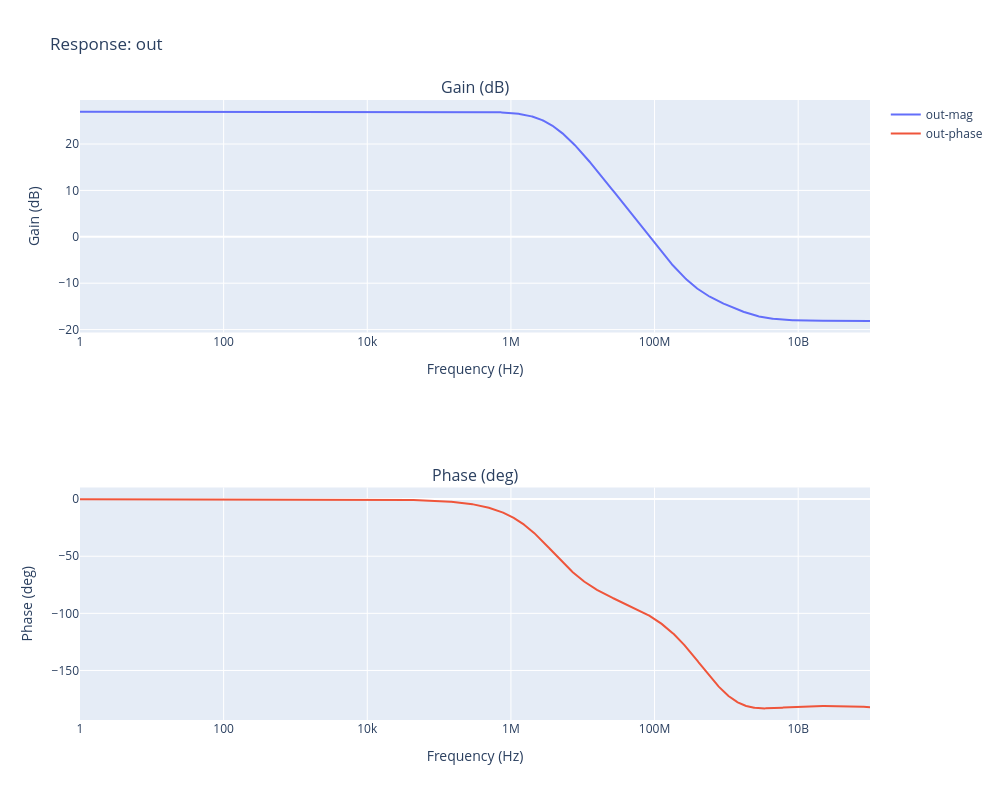

Notebook source saved alongside this figure:
### Code cell
circuit_optimizer.plot_solution(best_param, show_plot=True, trace_name="out")

### Figure 1 — Plotly figure (JSON) as saved in the notebook; plotly's stock layout.template omitted (floating-point values rounded to 4 significant figures; data arrays with more than 128 entries replaced by an {"elided": "..."} marker saying what was removed)
{"data": [{"mode": "lines", "name": "out-mag", "type": "scatter", "x": {"elided": "1112 float values"}, "xaxis": "x", "y": {"elided": "1112 float values"}, "yaxis": "y"}, {"mode": "lines", "name": "out-phase", "type": "scatter", "x": {"elided": "1112 float values"}, "xaxis": "x2", "y": {"elided": "1112 float values"}, "yaxis": "y2"}], "layout": {"annotations": [{"font": {"size": 16}, "showarrow": false, "text": "Gain (dB)", "x": 0.5, "xanchor": "center", "xref": "paper", "y": 1, "yanchor": "bottom", "yref": "paper"}, {"font": {"size": 16}, "showarrow": false, "text": "Phase (deg)", "x": 0.5, "xanchor": "center", "xref": "paper", "y": 0.375, "yanchor": "bottom", "yref": "paper"}], "height": 800, "title": {"text": "Response: out"}, "width": 1000, "xaxis": {"anchor": "y", "domain": [0, 1], "title": {"text": "Frequency (Hz)"}, "type": "log"}, "xaxis2": {"anchor": "y2", "domain": [0, 1], "title": {"text": "Frequency (Hz)"}, "type": "log"}, "yaxis": {"anchor": "x", "domain": [0.625, 1], "title": {"text": "Gain (dB)"}}, "yaxis2": {"anchor": "x2", "domain": [0, 0.375], "title": {"text": "Phase (deg)"}}}}
